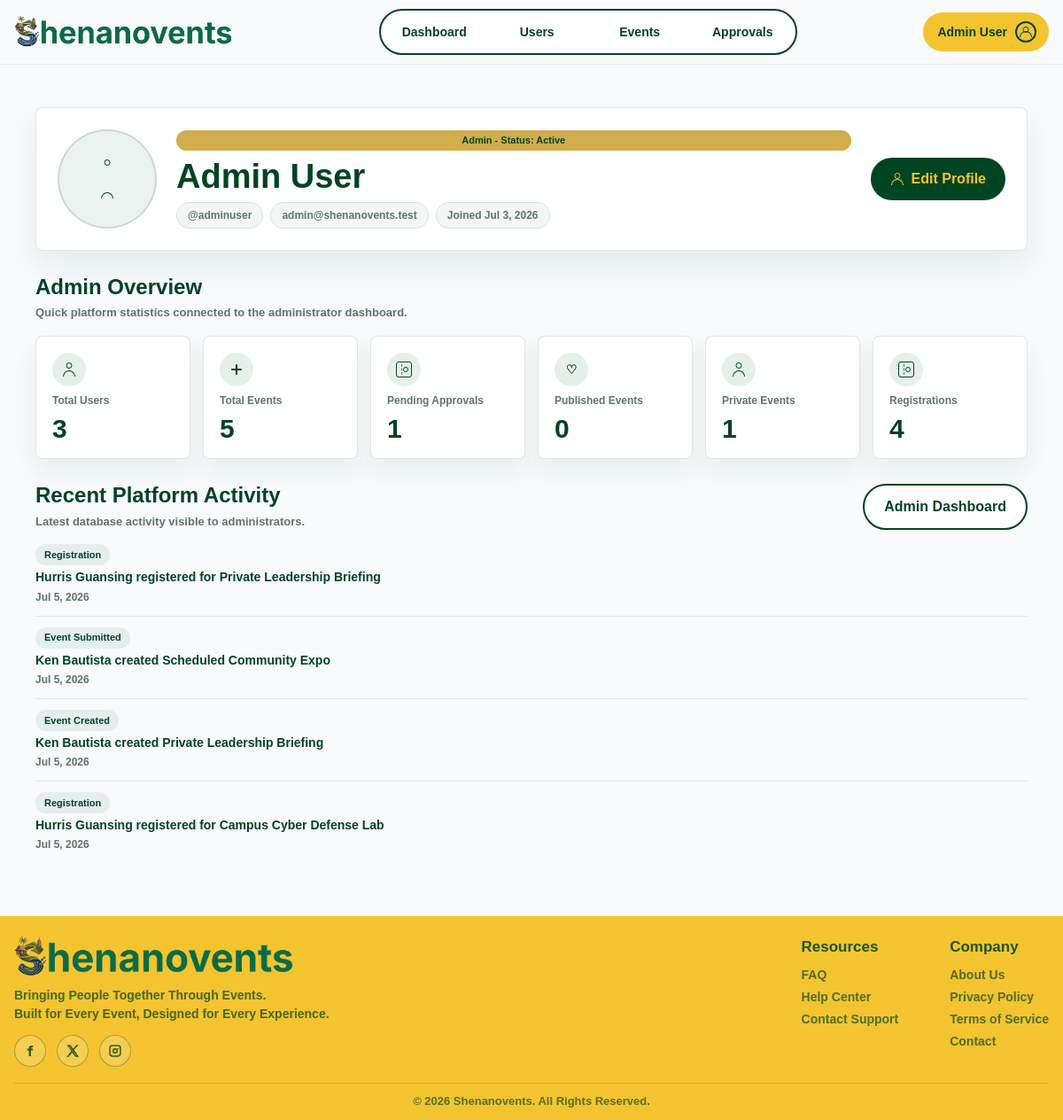
Screenshot of /admin/profile.php (signed in) with the database file from the repository.
### tables this page shows
CREATE TABLE users (
    user_id INT AUTO_INCREMENT PRIMARY KEY,
    first_name VARCHAR(100) NOT NULL,
    last_name VARCHAR(100) NOT NULL,
    email VARCHAR(150) NOT NULL UNIQUE,
    password VARCHAR(255) NOT NULL,
    role VARCHAR(30) NOT NULL DEFAULT 'participant',
    status VARCHAR(30) NOT NULL DEFAULT 'active',
    profile_picture VARCHAR(255) NULL,
    security_question VARCHAR(255) NULL,
    security_answer VARCHAR(255) NULL,
    remember_token_hash VARCHAR(255) NULL,
    remember_token_expires_at DATETIME NULL,
    created_at DATETIME NOT NULL DEFAULT CURRENT_TIMESTAMP
);

### includes/admin-dashboard-data.php (called while the page is built, shortened)
<?php
function admin_dashboard_count($conn, $sql)
{
    $result = mysqli_query($conn, $sql);
    $row = mysqli_fetch_assoc($result);
    return (int) ($row['total'] ?? 0);
}
function admin_dashboard_available_event_sql()
{
    return 'LOWER(status) IN ("open", "published", "approved", "active")
            AND (
                publish_date IS NULL
                OR publish_date < CURDATE()
                OR (
                    publish_date = CURDATE()
                    AND (publish_time IS NULL OR publish_time <= CURTIME())
                )
            )';
}
function admin_dashboard_public_event_sql()
{
    return admin_dashboard_available_event_sql() . '
            AND LOWER(visibility) <> "private"
            AND event_date >= CURDATE()';
}
function admin_dashboard_fetch_summary($conn)
{
    $public_event_sql = admin_dashboard_public_event_sql();
    $available_event_sql = admin_dashboard_available_event_sql();
    return [
        'total_users' => admin_dashboard_count($conn, 'SELECT COUNT(*) AS total FROM users'),
        'new_users_month' => admin_dashboard_count($conn, 'SELECT COUNT(*) AS total FROM users WHERE YEAR(created_at) = YEAR(CURDATE()) AND MONTH(created_at) = MONTH(CURDATE())'),
        'total_events' => admin_dashboard_count($conn, 'SELECT COUNT(*) AS total FROM events WHERE LOWER(status) NOT IN ("closed", "cancelled")'),
        'active_events' => admin_dashboard_count($conn, 'SELECT COUNT(*) AS total FROM events WHERE ' . $available_event_sql . ' AND event_date >= CURDATE()'),
        'pending_events' => admin_dashboard_count($conn, 'SELECT COUNT(*) AS total FROM events WHERE LOWER(status) = "pending"'),
        'published_events' => admin_dashboard_count($conn, 'SELECT COUNT(*) AS total FROM events WHERE ' . $public_event_sql),
        'private_events' => admin_dashboard_count($conn, 'SELECT COUNT(*) AS total FROM events WHERE LOWER(visibility) = "private"'),
        'total_registrations' => admin_dashboard_count($conn, 'SELECT COUNT(*) AS total FROM registrations WHERE LOWER(registration_status) = "registered"'),
        'new_registrations_week' => admin_dashboard_count($conn, 'SELECT COUNT(*) AS total FROM registrations WHERE LOWER(registration_status) = "registered" AND YEARWEEK(registered_at, 1) = YEARWEEK(CURDATE(), 1)'),
        'total_attendance_records' => admin_dashboard_count($conn, 'SELECT COUNT(*) AS total FROM registrations WHERE LOWER(registration_status) = "registered" AND LOWER(attendance_status) IN ("present", "absent")'),
        'present_attendance_records' => admin_dashboard_count($conn, 'SELECT COUNT(*) AS total FROM registrations WHERE LOWER(registration_status) = "registered" AND LOWER(attendance_status) = "present"'),
        'absent_attendance_records' => admin_dashboard_count($conn, 'SELECT COUNT(*) AS total FROM registrations WHERE LOWER(registration_status) = "registered" AND LOWER(attendance_status) = "absent"'),
    ];
}
function admin_dashboard_relative_time($date_time)
{
    $timestamp = strtotime((string) $date_time);
    $difference = time() - $timestamp;
    $days = floor($difference / 86400);
    return date('M j, Y', $timestamp);
}
function admin_dashboard_fetch_recent_activity($conn, $limit = 6)
{
    $limit = max(1, min(10, (int) $limit));
    $activities = [];
    $sql = 'SELECT activity_type, activity_title, activity_time
            FROM (
                SELECT "New User" AS activity_type,
                       CONCAT(first_name, " ", last_name, " created an account") AS activity_title,
                       created_at AS activity_time
                FROM users
                UNION ALL
                SELECT
                    CASE
                        WHEN LOWER(e.status) = "pending" THEN "Event Submitted"
                        WHEN LOWER(e.status) = "published" THEN "Event Published"
                        WHEN LOWER(e.status) = "rejected" THEN "Event Rejected"
                        WHEN LOWER(e.status) IN ("closed", "cancelled") THEN "Event Closed"
                        ELSE "Event Created"
                    END AS activity_type,
                    CONCAT(organizer.first_name, " ", organizer.last_name, " created ", e.event_title) AS activity_title,
                    e.created_at AS activity_time
                FROM events e
                INNER JOIN users organizer ON organizer.user_id = e.created_by
                UNION ALL
                SELECT "Registration" AS activity_type,
                       CONCAT(COALESCE(NULLIF(r.registration_full_name, ""), attendee.first_name), " registered for ", e.event_title) AS activity_title,
                       r.registered_at AS activity_time
                FROM registrations r
                INNER JOIN events e ON e.event_id = r.event_id
                INNER JOIN users attendee ON attendee.user_id = r.user_id
                WHERE LOWER(r.registration_status) = "registered"
            ) dashboard_activity
            ORDER BY activity_time DESC
            LIMIT ' . $limit;
    $result = mysqli_query($conn, $sql);
    while ($row = mysqli_fetch_assoc($result)) {
        $row['relative_time'] = admin_dashboard_relative_time($row['activity_time']);
        $activities[] = $row;
    }
    return $activities;
}

### admin/profile.php (the view, shortened to what this page needs)
<?php
require_once __DIR__ . '/../includes/admin-check.php';
require_once __DIR__ . '/../includes/participant-data.php';
require_once __DIR__ . '/../includes/admin-dashboard-data.php';
$admin_id = (int) ($_SESSION['user_id'] ?? 0);
$user = participant_fetch_profile($conn, $admin_id, 'admin');
$summary = admin_dashboard_fetch_summary($conn);
$activity_items = admin_dashboard_fetch_recent_activity($conn, 4);
$full_name = trim($user['first_name'] . ' ' . $user['last_name']);
$joined_text = 'Joined ' . participant_format_date($user['created_at']);
$role_text = ucwords($user['role']);
$status_text = 'Status: ' . ucwords($user['status']);
$username_text = '@' . strtolower(preg_replace('/[^a-zA-Z0-9]/', '', $user['first_name'] . $user['last_name']));
$statistics = [
    ['icon' => 'icon-user', 'label' => 'Total Users', 'total' => $summary['total_users']],
    ['icon' => 'icon-plus', 'label' => 'Total Events', 'total' => $summary['total_events']],
    ['icon' => 'icon-ticket', 'label' => 'Pending Approvals', 'total' => $summary['pending_events']],
    ['icon' => 'icon-heart', 'label' => 'Published Events', 'total' => $summary['published_events']],
    ['icon' => 'icon-user', 'label' => 'Private Events', 'total' => $summary['private_events']],
    ['icon' => 'icon-ticket', 'label' => 'Registrations', 'total' => $summary['total_registrations']],
];
require_once __DIR__ . '/../includes/header.php';
?>
<section class="profile-page" aria-labelledby="profileTitle">
    <div class="profile-shell">
        <div class="profile-header-card">
            <div class="profile-avatar" aria-hidden="true">
            </div>
            <div class="profile-identity">
                <span class="event-badge"><?php echo htmlspecialchars($role_text . ' - ' . $status_text, ENT_QUOTES, 'UTF-8'); ?></span>
                <h1 id="profileTitle"><?php echo htmlspecialchars($full_name, ENT_QUOTES, 'UTF-8'); ?></h1>
                <div class="profile-user-details">
                    <span><?php echo htmlspecialchars($username_text, ENT_QUOTES, 'UTF-8'); ?></span>
                    <span><?php echo htmlspecialchars($user['email'], ENT_QUOTES, 'UTF-8'); ?></span>
                    <span><?php echo htmlspecialchars($joined_text, ENT_QUOTES, 'UTF-8'); ?></span>
                </div>
            </div>
            <a class="button button-primary" href="edit-profile.php">
                <span class="icon icon-user" aria-hidden="true"></span>
                Edit Profile
            </a>
        </div>
        <div class="profile-section-heading">
            <div>
                <h2>Admin Overview</h2>
                <p>Quick platform statistics connected to the administrator dashboard.</p>
            </div>
        </div>
        <div class="profile-stat-grid">
            <?php foreach ($statistics as $statistic): ?>
                <article class="profile-stat-card">
                    <span class="profile-stat-icon" aria-hidden="true">
                        <span class="icon <?php echo htmlspecialchars($statistic['icon'], ENT_QUOTES, 'UTF-8'); ?>"></span>
                    </span>
                    <small><?php echo htmlspecialchars($statistic['label'], ENT_QUOTES, 'UTF-8'); ?></small>
                    <strong><?php echo (int) $statistic['total']; ?></strong>
                </article>
            <?php endforeach; ?>
        </div>
        <section class="profile-content-section" aria-labelledby="adminActivityTitle">
            <div class="profile-section-heading">
                <div>
                    <h2 id="adminActivityTitle">Recent Platform Activity</h2>
                    <p>Latest database activity visible to administrators.</p>
                </div>
                <a class="button button-outline" href="admin-dashboard.php">Admin Dashboard</a>
            </div>
            <div class="admin-activity-list">
                <?php foreach ($activity_items as $item): ?>
                    <div class="admin-activity-item">
                        <span><?php echo htmlspecialchars($item['activity_type'], ENT_QUOTES, 'UTF-8'); ?></span>
                        <strong><?php echo htmlspecialchars($item['activity_title'], ENT_QUOTES, 'UTF-8'); ?></strong>
                        <small><?php echo htmlspecialchars($item['relative_time'], ENT_QUOTES, 'UTF-8'); ?></small>
                    </div>
                <?php endforeach; ?>
            </div>
        </section>
    </div>
</section>
<?php require_once __DIR__ . '/../includes/footer.php'; ?>

### rows the page displays
users: role+status "Admin - Status: Active", full_name "Admin User", username_text "@adminuser", email "admin@shenanovents.test", created_at "Joined Jul 3, 2026"

### other values shown
$safe_display_user_name "Admin User"
$statistic['label'] "Total Users"
$statistic['total'] "3"
$statistic['label'] "Total Events"
$statistic['total'] "5"
$statistic['label'] "Pending Approvals"
$statistic['total'] "1"
$statistic['label'] "Published Events"
$statistic['total'] "0"
$statistic['label'] "Private Events"
$statistic['label'] "Registrations"
$statistic['total'] "4"
$item['activity_type'] "Registration"
$item['activity_title'] "Hurris Guansing registered for Private Leadership Briefing"
$item['relative_time'] "Jul 5, 2026"
